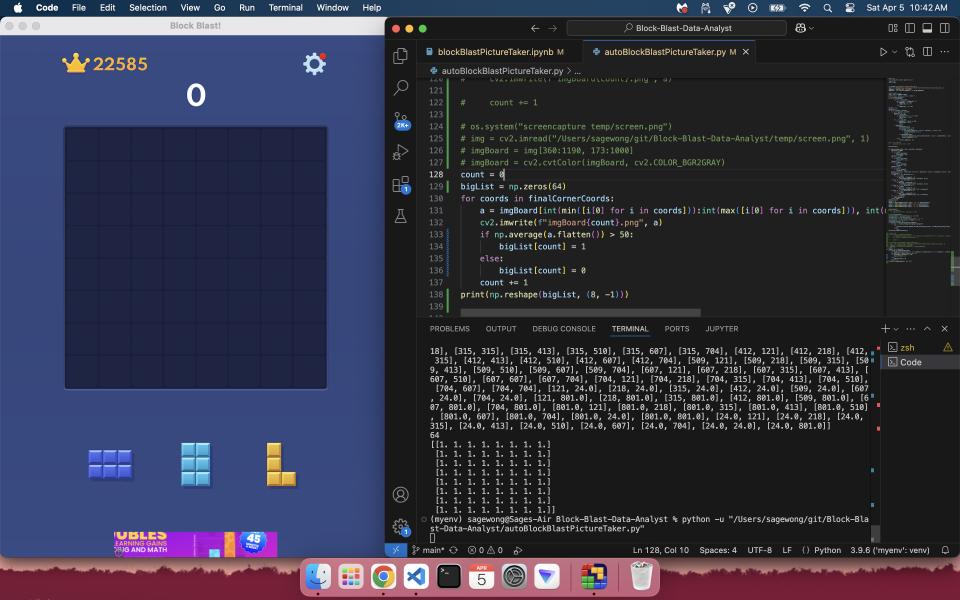
#> input picture temp/screen.png, 2880 x 1800 px, found by its file name (shown at 1/3 size)
$ jupyter execute --allow-errors calculatePositions.ipynb
#> lines starting #> are read from the running program, lines starting #| are printed output that depends on the picture; after the words box and inside, x2 and y2 are one past the last pixel; in counts of white or black regions, pixels touching at a corner belong together
[cell 1]
import os
from matplotlib import pyplot as plt
import cv2
import math
import copy

def calculate():

    # os.system("screencapture temp/screen.png")
    img = cv2.imread("/Users/sagewong/git/Block-Blast-Data-Analyst/temp/screen.png", 1)
#> img is the input picture: shape (1800, 2880, 3); mean B, G, R 70, 52.4, 52
    imgBoard = img[360:1190, 173:1000]
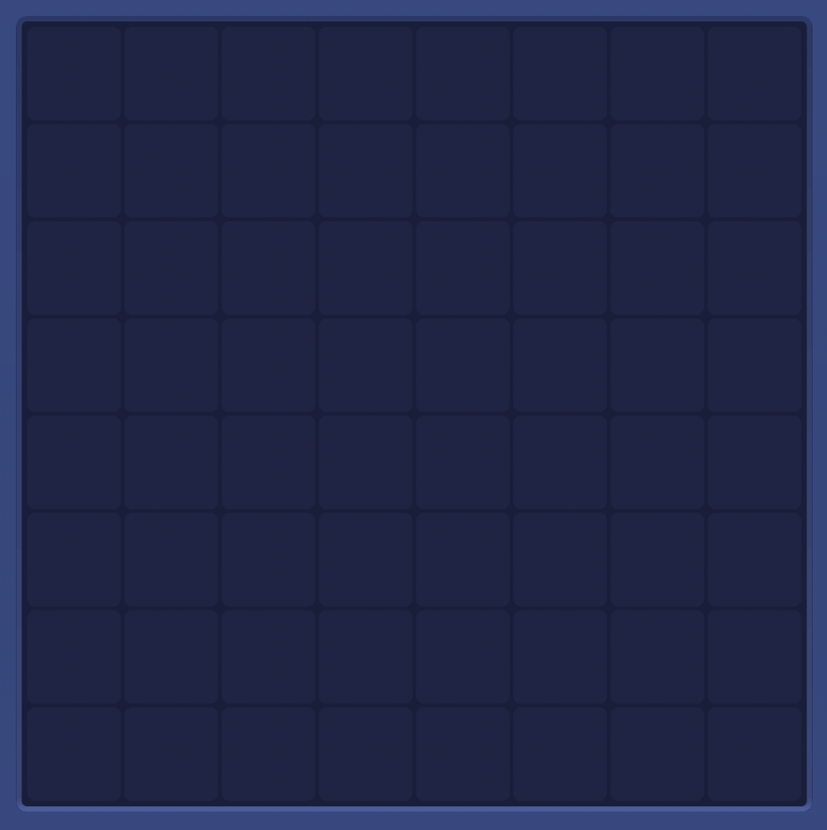
#> imgBoard: shape (830, 827, 3); mean B, G, R 71.7, 39.1, 32.8
    imgBoard = cv2.cvtColor(imgBoard, cv2.COLOR_BGR2GRAY)
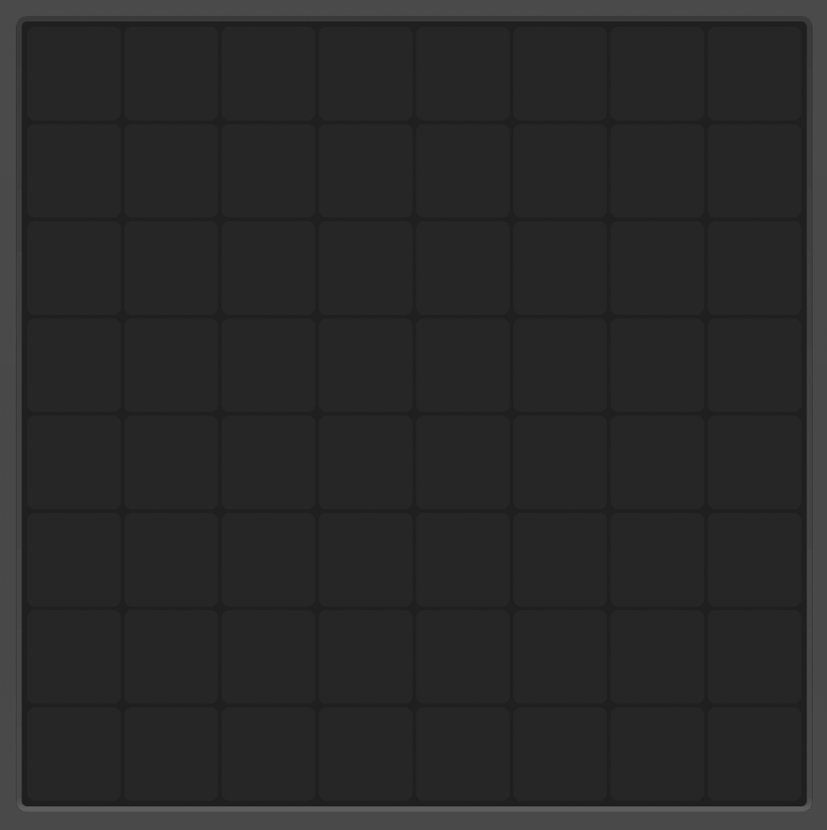
#> imgBoard: shape (830, 827); min 27, max 97, mean 40.9

    import numpy as np
    rows, cols = imgBoard.shape
#> rows = 830; cols = 827
    # print(f"rows: {rows}, columns: {cols}")
    x = np.zeros(rows*cols)
    for i in range(rows):
            for j in range(cols):
                x[i + j*rows] = imgBoard[i, j]
                if imgBoard[i, j] < 35:
                    imgBoard[i, j] = 0
                else:
                    imgBoard[i, j] = 255
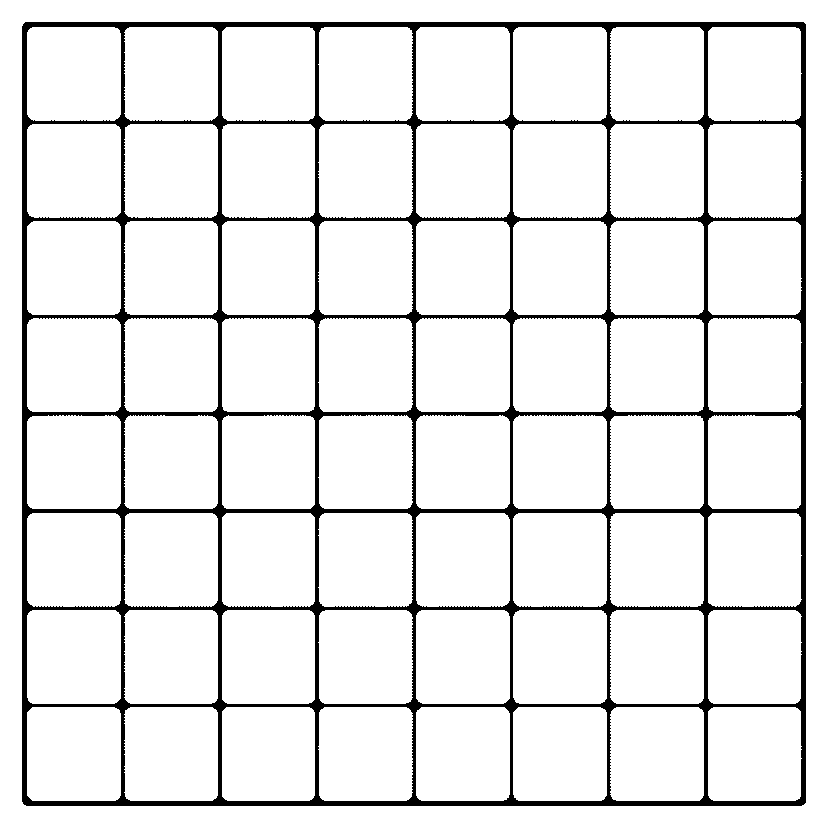
#> imgBoard: shape (830, 827); 91.8% white; 1 black region, box (x1, y1, x2, y2) and area: (22, 22, 806, 806) 56335
    corners = []
    distances = []
    for i in range(25, rows-50):
        for j in range(25, cols-50):
            passesTest = True
            for z in range(50):
                if imgBoard[i-25 + z, j] == 255:
                    passesTest = False
                    break
            for z in range(50):
                if imgBoard[i, j-25+z] == 255:
                    passesTest = False
                    break
            if passesTest:
                if len(corners) > 0:
                    passesSecondTest = True
                    for corner in corners:
                        if math.sqrt((corner[0] - i)**2 + (corner[1] - j)**2) < 25:
                            passesSecondTest = False
                            break
                    if passesSecondTest:
                        distances.append(math.sqrt((corners[0][0] - i)**2 + (corners[0][1] - j)**2))
                        corners.append([i, j])
                else:
                    corners.append([i, j])

    # for i in corners:
    #     imgBoard[i[0], i[1]] = 255

    # print(corners)

    def duplicateRow(input, axis, direction, distance):
#> called with axis = 'y', direction = -1, distance = 97
        smallestX = 10000
        for i in input:
            if i[0] < smallestX:
                smallestX = i[0]
#> after the loop, smallestX = 121
        smallestY = 10000
        for i in input:
            if i[1] < smallestY:
                smallestY = i[1]
#> after the loop, smallestY = 121
        largestX = 0
        for i in input:
            if i[0] > largestX:
                largestX = i[0]
#> after the loop, largestX = 704
        largestY = 0
        for i in input:
            if i[1] > largestY:
                largestY = i[1]
#> after the loop, largestY = 704
        # print(f"smallestX: {smallestX} smallestY: {smallestY} largestX: {largestX} largestY: {largestY}")
        littleDudes = []
        if axis == "x" and direction == 1:
            for i in input:
                if abs(i[0] - largestX) < 5:
                    littleDudes.append([i[0] + distance, i[1]])
        if axis == "x" and direction == -1:
            for i in input:
                if abs(i[0] - smallestX) < 5:
                    littleDudes.append([i[0] - distance, i[1]])
        if axis == "y" and direction == 1:
            for i in input:
                if abs(i[1] - largestY) < 5:
                    littleDudes.append([i[0], i[1] + distance])
        if axis == "y" and direction == -1:
            for i in input:
                if abs(i[1] - smallestY) < 5:
                    littleDudes.append([i[0], i[1] - distance])
        for i in littleDudes:
            input.append(i)
        return input
    # print(corners)
    output = []
    output = duplicateRow(corners.copy(), "y", -1, min(distances))
    output = duplicateRow(output.copy(), "y", 1, min(distances))
    output = duplicateRow(output.copy(), "x", 1, min(distances))
    output = duplicateRow(output.copy(), "x", -1, min(distances))

    # print(output)
    # for i in output:
        # imgBoard[int(i[1]), int(i[0])] = 255

    a = np.array(output)
    sorted_indices = np.lexsort((a[:,1], a[:,0]))
    sorted_points = a[sorted_indices]
    # sorted_points = np.reshape(sorted_points, (2, -1))
    sorted_points = sorted_points.reshape(-1, 9, 2)
    finalCornerCoords = []
    for group in range(sorted_points.shape[0]):
        for row in range(sorted_points[group].shape[0]):
            try:
                finalCornerCoords.append([sorted_points[group][row], sorted_points[group][row+1], sorted_points[group+1][row], sorted_points[group+1][row+1]])
            except:
                pass
    print(len(finalCornerCoords))
#| 64

    # [6 lines of commented-out code are left out]

    os.system("screencapture temp/screen2.png")
    img = cv2.imread("/Users/sagewong/git/Block-Blast-Data-Analyst/temp/screen2.png", 1)
    imgBoard = img[360:1190, 173:1000]
    imgBoard = cv2.cvtColor(imgBoard, cv2.COLOR_BGR2GRAY)
    count = 0
    bigList = np.zeros(64)
    for coords in finalCornerCoords:
        a = imgBoard[int(min([i[0] for i in coords])):int(max([i[0] for i in coords])), int(min([i[1] for i in coords])):int(max([i[1] for i in coords]))]
        if np.average(a.flatten()) > 50:
            bigList[count] = 1
        else:
            bigList[count] = 0
        count += 1
    board = np.reshape(bigList, (8, -1))
    print(board)
    blocks = []
    #, [1258, 1500, 468, 710], [1258,1500,733,961]
    screenCoords = [[1258, 1500, 215, 445], [1258, 1500, 468, 710],  [1258,1500,733,961]]
    coordsUsed = []
    for index, coords in enumerate(screenCoords):
        imgBoard = img[coords[0]:coords[1], coords[2]:coords[3]]
        rows, cols, _ = imgBoard.shape
        # cv2.imwrite(f"temp/imgBoard1000.png", imgBoard)
        for i in range(rows):
            for j in range(cols):
                if np.linalg.norm(imgBoard[i, j]-[128,73,56]) < 10 or np.linalg.norm(imgBoard[i, j]-[119,60,46]) < 10:
                    imgBoard[i, j] = [0, 0, 0]
        cv2.imwrite(f"temp/CALCULATE1.png", imgBoard)

        kernel = np.ones((5,5), np.uint8)
        imgBoard = cv2.erode(imgBoard, kernel, iterations=2)
        cv2.imwrite(f"temp/CALCULATE2.png", imgBoard)
        # display("temp/imgBoard2.png")
        imgBoard2 = cv2.cvtColor(imgBoard, cv2.COLOR_BGR2GRAY)

        ret,thresh1 = cv2.threshold(imgBoard2,79,255,cv2.THRESH_BINARY)
        cv2.imwrite("temp/CALCULATE3.png", thresh1)
        # display("temp/imgBoard3.png")
        contours, hierarchy = cv2.findContours(thresh1, cv2.RETR_TREE, cv2.CHAIN_APPROX_SIMPLE)
        if len(contours) > 0:
            cv2.drawContours(imgBoard, contours, -1, (0,255,0), 3)

            cv2.imwrite("temp/CALCULATE4.png", imgBoard)
            # display("temp/imgBoard4.png")

            simplifiedContours = [i[0][0] for i in contours]
            minXDistance = 1000
            for i in range(len(simplifiedContours)):
                for j in range(i + 1, len(simplifiedContours)):
                    distanceFound = abs(simplifiedContours[i][0] - simplifiedContours[j][0])
                    if distanceFound < minXDistance and distanceFound>5:
                        minXDistance = distanceFound
            minYDistance = 1000
            # print(minXDistance)
            for i in range(len(simplifiedContours)):
                for j in range(i + 1, len(simplifiedContours)):
                    distanceFound = abs(simplifiedContours[i][1] - simplifiedContours[j][1])
                    if distanceFound < minYDistance and distanceFound>5:
                        minYDistance = distanceFound
            # print(minYDistance)
            distance = min(minXDistance, minYDistance)
            minX = min([i[0][0][0] for i in contours])
            # print("Minimum x found: " + str(minX))
            maxX = max([i[0][0][0] for i in contours])
            # print("Maximum x found: " + str(maxX))
            minY = min([i[0][0][1] for i in contours])
            # print("Minimum y found: " + str(minY))
            maxY = max([i[0][0][1] for i in contours])
            # print("Maximum y found: " + str(maxY))

            # print(simplifiedContours)

            hi = np.zeros((round((maxY-minY)/distance)+1,round((maxX-minX)/distance)+1))
            for x in range(round((maxX-minX)/distance)+1):
                for y in range(round((maxY-minY)/distance)+1):
                    xVal = minX + x*distance
                    yVal = minY + y*distance
                    for i in simplifiedContours:
                        if math.sqrt((xVal-i[0])**2 + (yVal-i[1])**2) < 5:
                            hi[y][x] = 1
                            break
            print(hi)
            blocks.append(hi)
            coordsUsed.append([hi, index])

    # [96 lines left out: functions permutations, swap, waysToFit, updateBoard, not called in this run]

    originalBoard = board.copy()

    allPermutations = permutations(blocks, 0)
    # [42 lines left out: function tryOutAllMethods, not called in this run]

    allSolutions = []
    for index, i in enumerate(allPermutations):
        if index == 3:
            pass
        results = tryOutAllMethods(board, copy.deepcopy(allPermutations[index]), 0)
        if results:
            allSolutions.append(results)
        # if len([i for i in results if i[2][3] == True]) > 0:
        #     return [i for i in results if i[2][3] == True][0]
        # else:
        #     pass
        #     # print(results)
    return allSolutions, blocks, coordsUsed
#> (the rest of this cell did not finish here and is left out)

[cell 2]
firstMoveClear = []
secondMoveClear = []
thirdMoveClear = []
noMoveClear = []
#> (the rest of this cell did not finish here and is left out)

[cell 3]
import numpy as np
# [49 lines left out: function waysToFit, not called in this run]

[cell 4]
# [6 lines left out: function assignPoints, not called in this run]
maxScore = 0
bestArray = []
for i in thirdMoveClear:
    score = assignPoints(i[3])
    if score > maxScore:
        maxScore = score
        bestArray = i
if bestArray != []:
    print(bestArray)
for i in secondMoveClear:
    score = assignPoints(i[3])
    if score > maxScore:
        maxScore = score
        bestArray = i
if bestArray != []:
    print(bestArray)
for i in firstMoveClear:
    score = assignPoints(i[3])
    if score > maxScore:
        maxScore = score
        bestArray = i
if bestArray != []:
    print(bestArray)
#> (the rest of this cell did not finish here and is left out)
